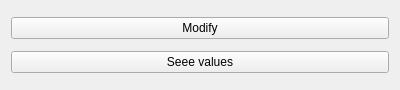
<?xml version="1.0" encoding="UTF-8"?>
<ui version="4.0">
 <class>Widget</class>
 <widget class="QWidget" name="Widget">
  <property name="geometry">
   <rect>
    <x>0</x>
    <y>0</y>
    <width>400</width>
    <height>90</height>
   </rect>
  </property>
  <property name="windowTitle">
   <string>Widget</string>
  </property>
  <layout class="QVBoxLayout" name="verticalLayout">
   <item>
    <widget class="QPushButton" name="modifyButton">
     <property name="text">
      <string>Modify</string>
     </property>
    </widget>
   </item>
   <item>
    <widget class="QPushButton" name="seeValuesButton">
     <property name="text">
      <string>Seee values</string>
     </property>
    </widget>
   </item>
  </layout>
 </widget>
 <layoutdefault spacing="6" margin="11"/>
 <resources/>
 <connections/>
</ui>
